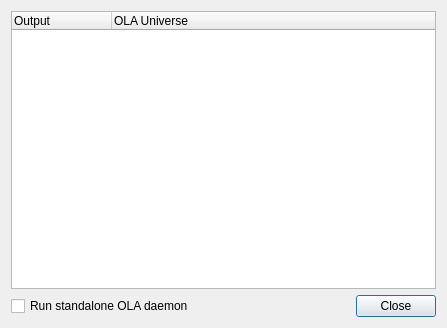
<?xml version="1.0" encoding="UTF-8"?>
<ui version="4.0">
 <author>Massimo Callegari</author>
 <comment>
  Q Light Controller Plus
  configureolaio.ui

  Copyright (c) 2015 Massimo Callegari

  Licensed under the Apache License, Version 2.0 (the "License");
  you may not use this file except in compliance with the License.
  You may obtain a copy of the License at

      http://www.apache.org/licenses/LICENSE-2.0.txt

  Unless required by applicable law or agreed to in writing, software
  distributed under the License is distributed on an "AS IS" BASIS,
  WITHOUT WARRANTIES OR CONDITIONS OF ANY KIND, either express or implied.
  See the License for the specific language governing permissions and
  limitations under the License.
 </comment>
 <class>ConfigureOlaIO</class>
 <widget class="QDialog" name="ConfigureOlaIO">
  <property name="geometry">
   <rect>
    <x>0</x>
    <y>0</y>
    <width>447</width>
    <height>328</height>
   </rect>
  </property>
  <property name="windowTitle">
   <string>Configure OLA I/O</string>
  </property>
  <layout class="QGridLayout" name="gridLayout">
   <item row="0" column="0" colspan="2">
    <widget class="QTreeWidget" name="m_listView">
     <column>
      <property name="text">
       <string>Output</string>
      </property>
     </column>
     <column>
      <property name="text">
       <string>OLA Universe</string>
      </property>
     </column>
    </widget>
   </item>
   <item row="1" column="0">
    <widget class="QCheckBox" name="m_standaloneCheck">
     <property name="text">
      <string>Run standalone OLA daemon</string>
     </property>
    </widget>
   </item>
   <item row="1" column="1">
    <widget class="QDialogButtonBox" name="buttonBox">
     <property name="orientation">
      <enum>Qt::Horizontal</enum>
     </property>
     <property name="standardButtons">
      <set>QDialogButtonBox::Close</set>
     </property>
    </widget>
   </item>
  </layout>
 </widget>
 <resources/>
 <connections>
  <connection>
   <sender>buttonBox</sender>
   <signal>accepted()</signal>
   <receiver>ConfigureOlaIO</receiver>
   <slot>accept()</slot>
   <hints>
    <hint type="sourcelabel">
     <x>248</x>
     <y>254</y>
    </hint>
    <hint type="destinationlabel">
     <x>157</x>
     <y>274</y>
    </hint>
   </hints>
  </connection>
  <connection>
   <sender>buttonBox</sender>
   <signal>rejected()</signal>
   <receiver>ConfigureOlaIO</receiver>
   <slot>reject()</slot>
   <hints>
    <hint type="sourcelabel">
     <x>316</x>
     <y>260</y>
    </hint>
    <hint type="destinationlabel">
     <x>286</x>
     <y>274</y>
    </hint>
   </hints>
  </connection>
 </connections>
</ui>
